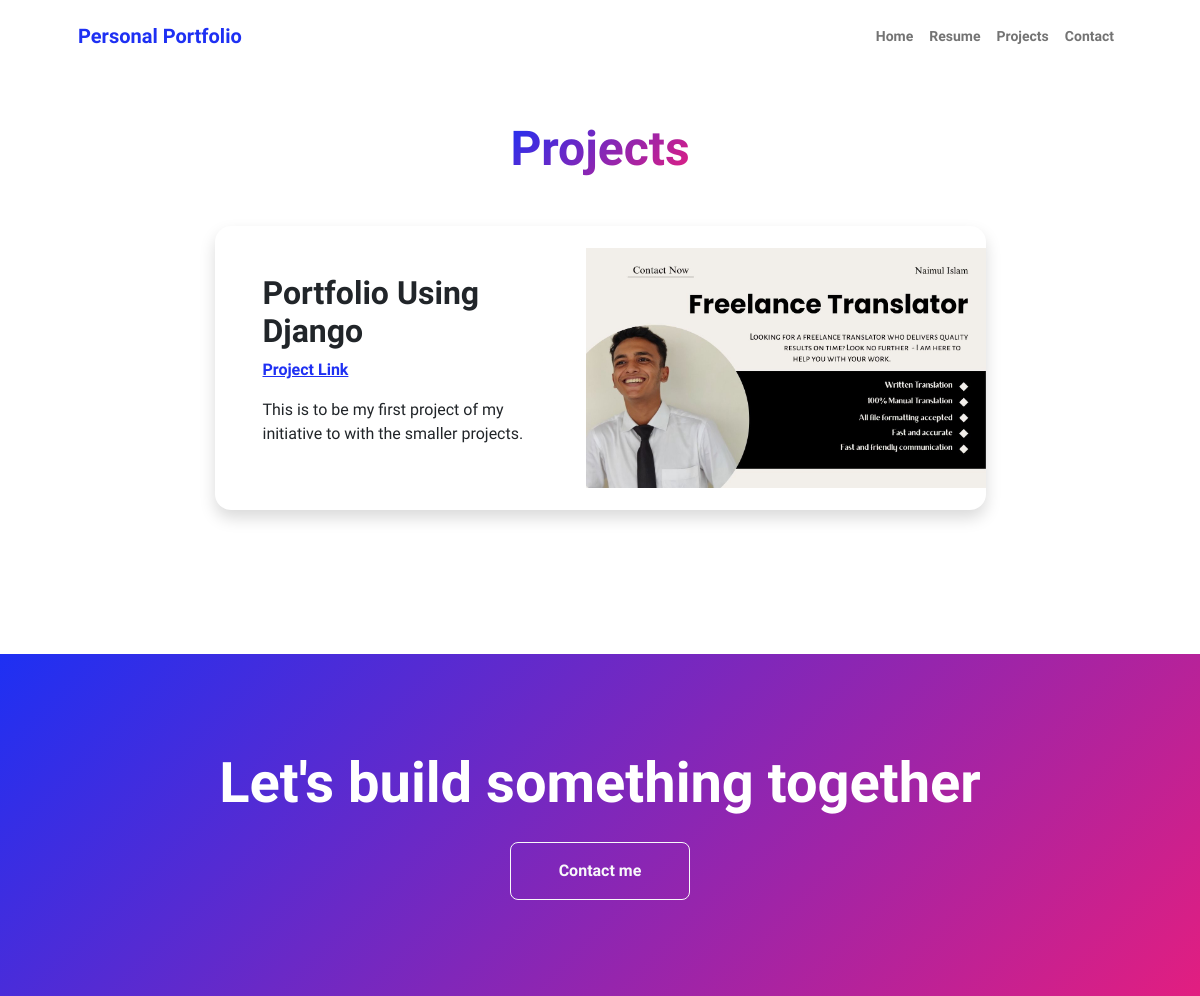
/projects/, run on the app's committed database.
### portfolio_app/models.py (models this page shows, shortened)
class Projects(models.Model):
    name = models.CharField(max_length=50)
    link = models.URLField(blank=True, max_length=200)
    desc = models.TextField()
    img = models.ImageField(upload_to='images', height_field=None, width_field=None, max_length=None)

### portfolio_app/views.py (the view)
# urls.py: path('projects/',views.projects,name='projects'),
def projects(request):
    projects = Projects.objects.all()
    context = {'projects':projects}
    return render(request,'portfolio_app/projects.html', context)

### portfolio_app/templates/portfolio_app/projects.html
{% extends "base.html" %}
{% block content %}
            <section class="py-5">
                <div class="container px-5 mb-5">
                    <div class="text-center mb-5">
                        <h1 class="display-5 fw-bolder mb-0"><span class="text-gradient d-inline">Projects</span></h1>
                    </div>
                    <div class="row gx-5 justify-content-center">
                        <div class="col-lg-11 col-xl-9 col-xxl-8">
                            {% for project in projects %}
                            <div class="card overflow-hidden shadow rounded-4 border-0 mb-5">
                                <div class="card-body p-0">
                                    <div class="d-flex align-items-center">
                                        <div class="p-5">
                                            <h2 class="fw-bolder">{{project.name}} </h2>
                                            <p class="fw-bolder"><a href="{{project.link}}"> Project Link </a>
                                            <p>{{project.desc}}</p>
                                        </div>
                                        <img class="img-fluid" src="{{project.img.url}}" width='400' height = '300' alt="..." />
                                    </div>
                                </div>
                            </div>
                            {% endfor %}
                        </div>
                    </div>
                </div>
            </section>
            <section class="py-5 bg-gradient-primary-to-secondary text-white">
                <div class="container px-5 my-5">
                    <div class="text-center">
                        <h2 class="display-4 fw-bolder mb-4">Let's build something together</h2>
                        <a class="btn btn-outline-light btn-lg px-5 py-3 fs-6 fw-bolder" href="{% url "contact" %}">Contact me</a>
                    </div>
                </div>
            </section>
        </main>
{% endblock content %}

### data on the page
Projects: name "Portfolio Using Django", desc "This is to be my first project of my initiative to with the smaller projects.", img (picture)
